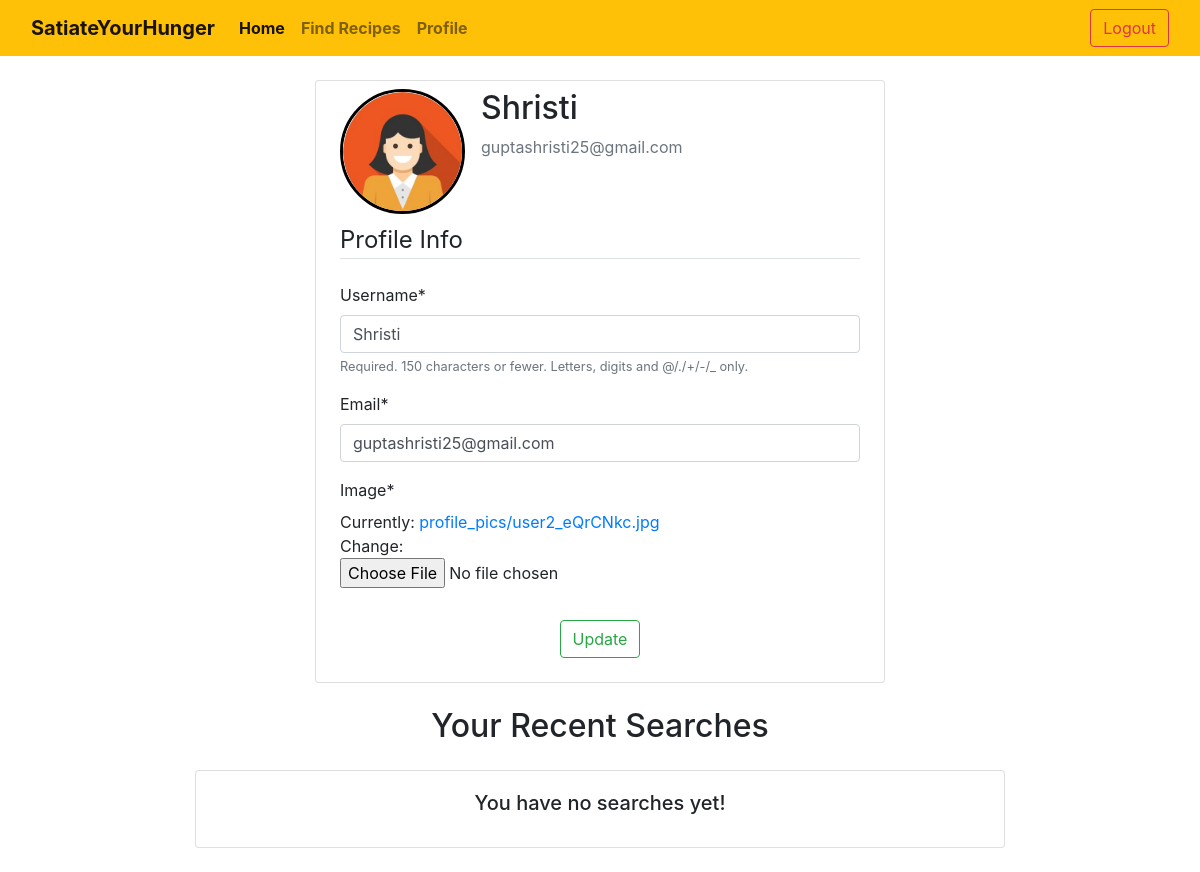
Before: /user/profile/ (signed in) with the older database file.
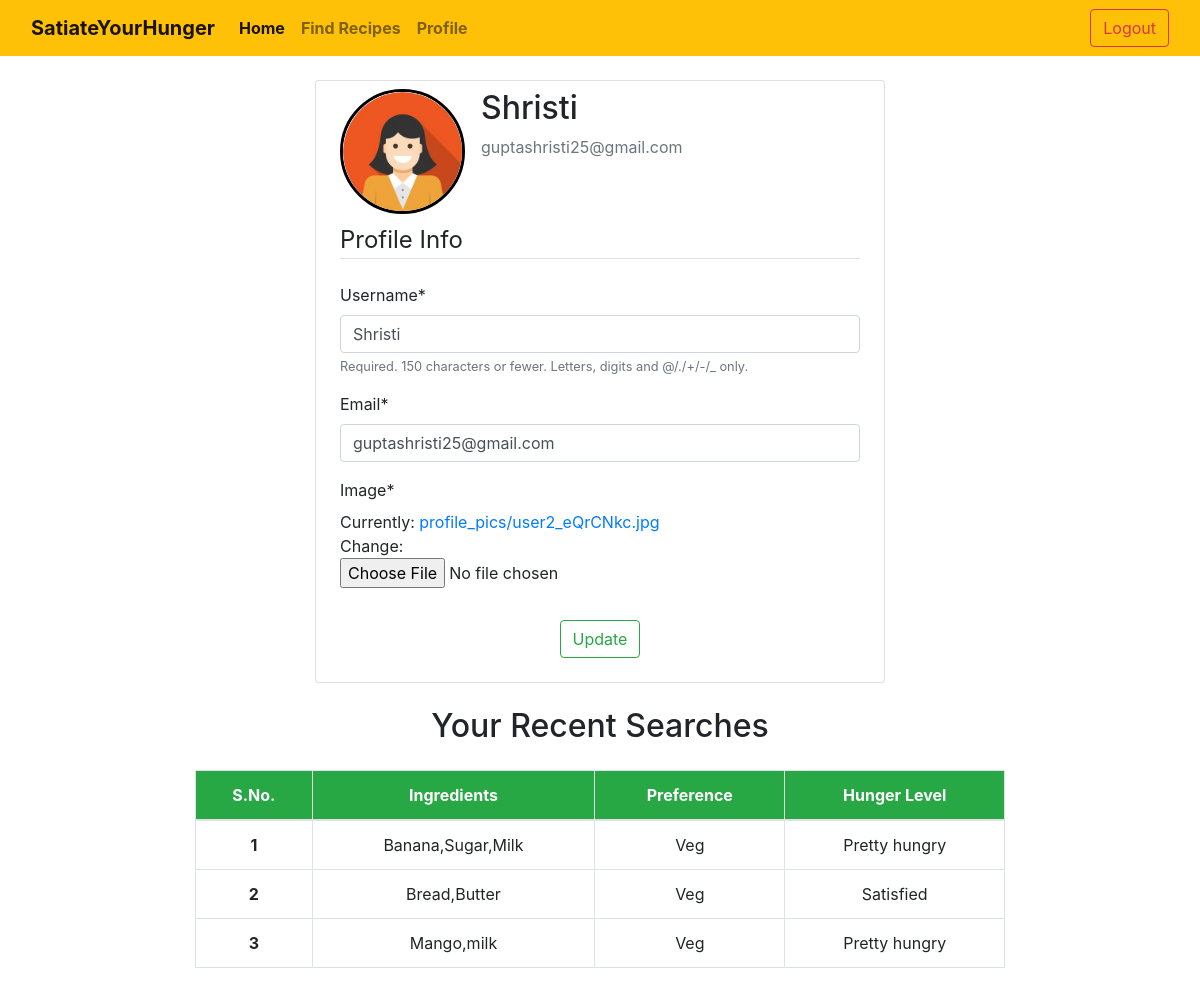
After: the same page with the newer database file.
### users/models.py (models this page shows, shortened)
class CustomUser(AbstractUser):
    locality = models.CharField(max_length=150)
    pincode = models.CharField(max_length=6)
    city = models.CharField(max_length=50)
    state = models.CharField(max_length=50)

class Profile(models.Model):
    user = models.OneToOneField(CustomUser,on_delete=models.CASCADE)
    image = models.ImageField(default='default.jpg',upload_to='profile_pics')

### recipes/models.py (models this page shows, shortened)
class RecentSearches(models.Model):
    user = models.ForeignKey(CustomUser,on_delete=models.CASCADE,null=True)
    ingredients = models.CharField(max_length=1000)
    food_cat = models.CharField(max_length=20)
    hunger_level = models.CharField(max_length=50)
    class Meta:
        verbose_name_plural = 'RecentSearches'

### users/views.py (the view)
# urls.py: path('profile/',views.profile,name="profile"),
@login_required
def profile(request):
    if request.method=="POST":
        u_form = UserUpdateForm(request.POST,instance=request.user)
        p_form = ProfileUpdateForm(request.POST,request.FILES,instance=request.user.profile)
        if u_form.is_valid() and p_form.is_valid():
            u_form.save()
            p_form.save()
            messages.success(request,'Your account info has been updated!')
            return redirect('profile')
    else:
        u_form = UserUpdateForm(instance=request.user)
        p_form = ProfileUpdateForm(instance=request.user.profile)
        recent_searches = RecentSearches.objects.filter(user=request.user).order_by('-id')[:5]
        if recent_searches:
            context = { 'u_form':u_form,
                        'p_form':p_form,
                        'recent_searches':recent_searches}
        else:
            context = { 'u_form':u_form,
                        'p_form':p_form,}
    return render(request,'users/profile.html',context)

### users/forms.py
class UserUpdateForm(forms.ModelForm):
    email = forms.EmailField()
    class Meta:
        model = CustomUser
        fields = ['username','email']

class ProfileUpdateForm(forms.ModelForm):
    class Meta:
        model = Profile
        fields = ['image']

### users/templates/users/profile.html (shortened to what this page needs)
{% extends "main_app/index.html" %}
{% load crispy_forms_tags %}
{% block content %}
<div class="container" style="max-width: 50%;">
    <div class="card px-4 py-2 my-4">
        <div class="media">
        <img class="rounded-circle account-img" style="border: 3px solid black;" src="{{ user.profile.image.url }}" height="125" width="125">
        <div class="media-body">
            <h2 class="account-heading ml-3">{{ user.username }}</h2>
            <p class="text-secondary ml-3">{{ user.email }}</p>
        </div>
        </div>
        <form method="POST" enctype="multipart/form-data">
            <fieldset class="form-group">
                <legend class="border-bottom mb-4 pt-2">Profile Info</legend>
                {{ u_form|crispy }}
                {{ p_form|crispy }}
            </fieldset>
            <div class="form-group text-center">
                <button class="btn btn-outline-success" type="submit">Update</button>
            </div>
        </form>
    </div>
</div>
<div class="container mb-4" style="max-width: 70%;">
<h2 class="text-center mb-4">Your Recent Searches</h2>
    {% if not recent_searches %}
    <div class="card mb-4">
        <div class="card-body">
        <h5 class="card-title text-center">You have no searches yet!</h5>
        </div>
    </div>
    {% else %}
    <table class="table table-bordered table-hover text-center">
        <thead>
          <tr class="bg-success text-white">
            <th scope="col">S.No.</th>
            <th scope="col">Ingredients</th>
            <th scope="col">Preference</th>
            <th scope="col">Hunger Level</th>
          </tr>
        </thead>
        <tbody>
        {% for i in recent_searches %}
          <tr>
            <th scope="row">{{ forloop.counter }}</th>
            <td>{{ i.ingredients }}</td>
            <td>{{ i.food_cat }}</td>
            <td>{{ i.hunger_level }}</td>
        {% endfor %}
        </tbody>
      </table>
    </div>
      {% endif %}
{% endblock content%}

### main_app/templates/main_app/index.html (shortened to what this page needs)
{% load static %}
<!doctype html>
<html lang="en">
<head>
  <link rel="stylesheet" href="https://cdn.jsdelivr.net/npm/bootstrap@4.5.3/dist/css/bootstrap.min.css"
>
  <link rel="stylesheet" href="{% static 'css/style.css' %}" type="text/css">
</head>
<body>
  <nav class="navbar navbar-expand-lg navbar-light bg-warning font-weight-bold">
    <div class="container-fluid">
      <a class="navbar-brand" href="{% url 'home' %}">SatiateYourHunger</a>
      <div class="collapse navbar-collapse" id="navbarSupportedContent">
        <ul class="navbar-nav me-auto mb-2 mb-lg-0">
          <li class="nav-item">
            <a class="nav-link active" aria-current="page" href="{% url 'home' %}">Home</a>
          </li>
          <li class="nav-item">
            <a class="nav-link" href="{% url 'find_recipe' %}">Find Recipes</a>
          </li>
          <li class="nav-item">
            <a class="nav-link" href="{% url 'profile' %}">Profile</a>
          </li>
      </div>
      <ul class="nav justify-content-end">
        <li class="nav-item">
          <a href="{% url 'logout' %}" class="btn btn-outline-danger">Logout</a>
        </li>
      </ul>
    </div>
  </nav>
  {% block content %}
  {% endblock content %}
</body>
</html>

### recipes/static/css/style.css (style rules this page uses)
body { margin: 0; padding: 0; }

Changed rows visible on the page:
added RecentSearches: ingredients "Banana,Sugar,Milk", food_cat "Veg", hunger_level "Pretty hungry"
added RecentSearches: ingredients "Bread,Butter", food_cat "Veg", hunger_level "Satisfied"
added RecentSearches: ingredients "Mango,milk", food_cat "Veg", hunger_level "Pretty hungry"
Other visible differences:
text no longer shown: "You have no searches yet!"
text now shown: "S.No. Ingredients Preference Hunger Level"
